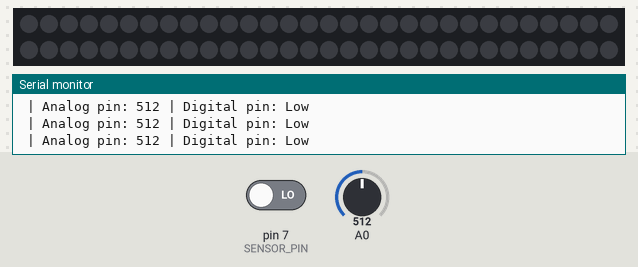
Recording of a program running on a simulated Arduino Uno, built with avr-gcc and run on an emulated ATmega328P. Shown: 60 RGB LEDs in strip order, left to right, continuing on the next row, the last lines printed to the serial monitor. The inputs (shaded band) are chosen by the test bench; at power-on: pin 7 (SENSOR_PIN) LOW, A0 = 512. Dim RGB values are drawn brighter than linear.

Above: at 1.2 s.
1.3 s: pin 7 (SENSOR_PIN) driven HIGH
At 1.73 s:
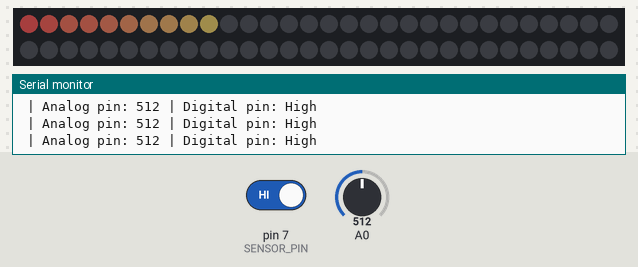
3.0 s: pin 7 (SENSOR_PIN) driven LOW
At 3.02 s:
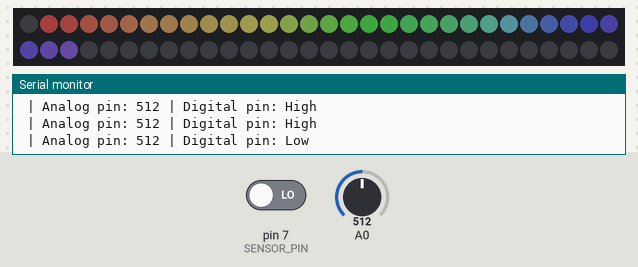
4.7 s: pin 7 (SENSOR_PIN) driven HIGH
At 4.74 s:
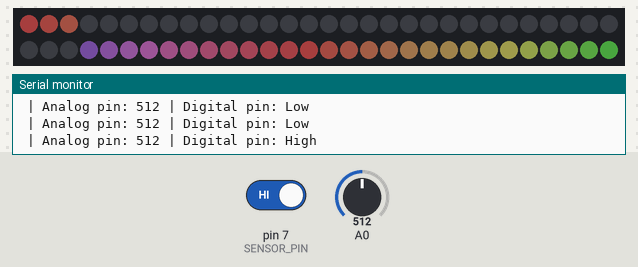
6.4 s: pin 7 (SENSOR_PIN) driven LOW
At 6.69 s:
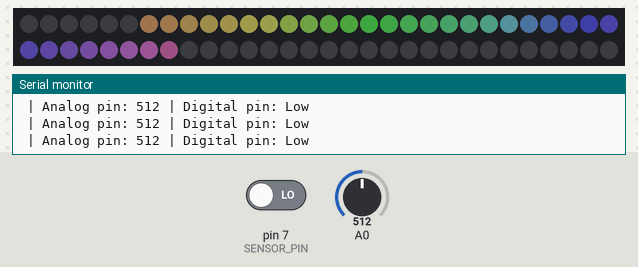
9.4 s: pin 7 (SENSOR_PIN) driven HIGH
At 10.38 s:
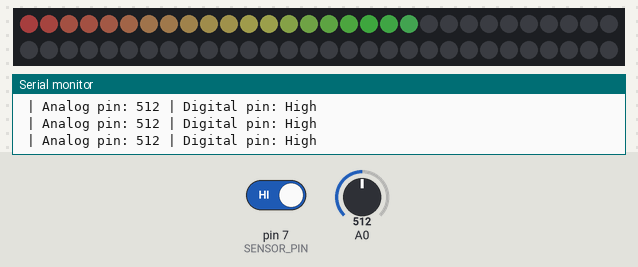

The program:

main.cpp
```cpp
#include <Arduino.h>
#include <FastLED.h>

#define LED_PIN 8
#define SENSOR_PIN 7
#define NUM_LEDS 60

CRGB leds[NUM_LEDS];

void setup()
{
  pinMode(SENSOR_PIN, INPUT); // module digital output connected to Arduino pin 8
  Serial.begin(9600);         // initialize serial
  FastLED.addLeds<WS2812, LED_PIN, GRB>(leds, NUM_LEDS);
}

bool is_off(int i)
{
  return (leds[i].r == 0 && leds[i].g == 0 && leds[i].b == 0);
}

void start_lights()
{
  leds[0].setHSV(360 * 0 / NUM_LEDS, 100, 100);
  leds[1].setHSV(360 * 1 / NUM_LEDS, 100, 100);
  leds[2].setHSV(360 * 2 / NUM_LEDS, 100, 100);
  FastLED.show();
}

void update_lights()
{
  leds[NUM_LEDS - 1] = CRGB(0, 0, 0);
  for (int i = NUM_LEDS - 2; i >= 0; i--)
  {
    if (!is_off(i))
    {
      leds[i + 1].setHSV(360 * i / NUM_LEDS, 100, 100);
      leds[i] = CRGB(0, 0, 0);
    }
  }
  FastLED.show();
}

void loop()
{
  int status_sensor = digitalRead(SENSOR_PIN);

  Serial.print(" | Analog pin: ");
  Serial.print(analogRead(A0));
  Serial.print(" | Digital pin: ");

  update_lights();
  if (status_sensor == HIGH)
  {
    Serial.println("High");
    start_lights();
  }
  else
  {
    Serial.println("Low");
  }
  delay(50);
}
```

Measured:
- after the input at 1.3 s, the LEDs: first change at once (image 1 shows a later state)
- after the input at 9.4 s, the LEDs: first change at once (image 5 shows a later state)
